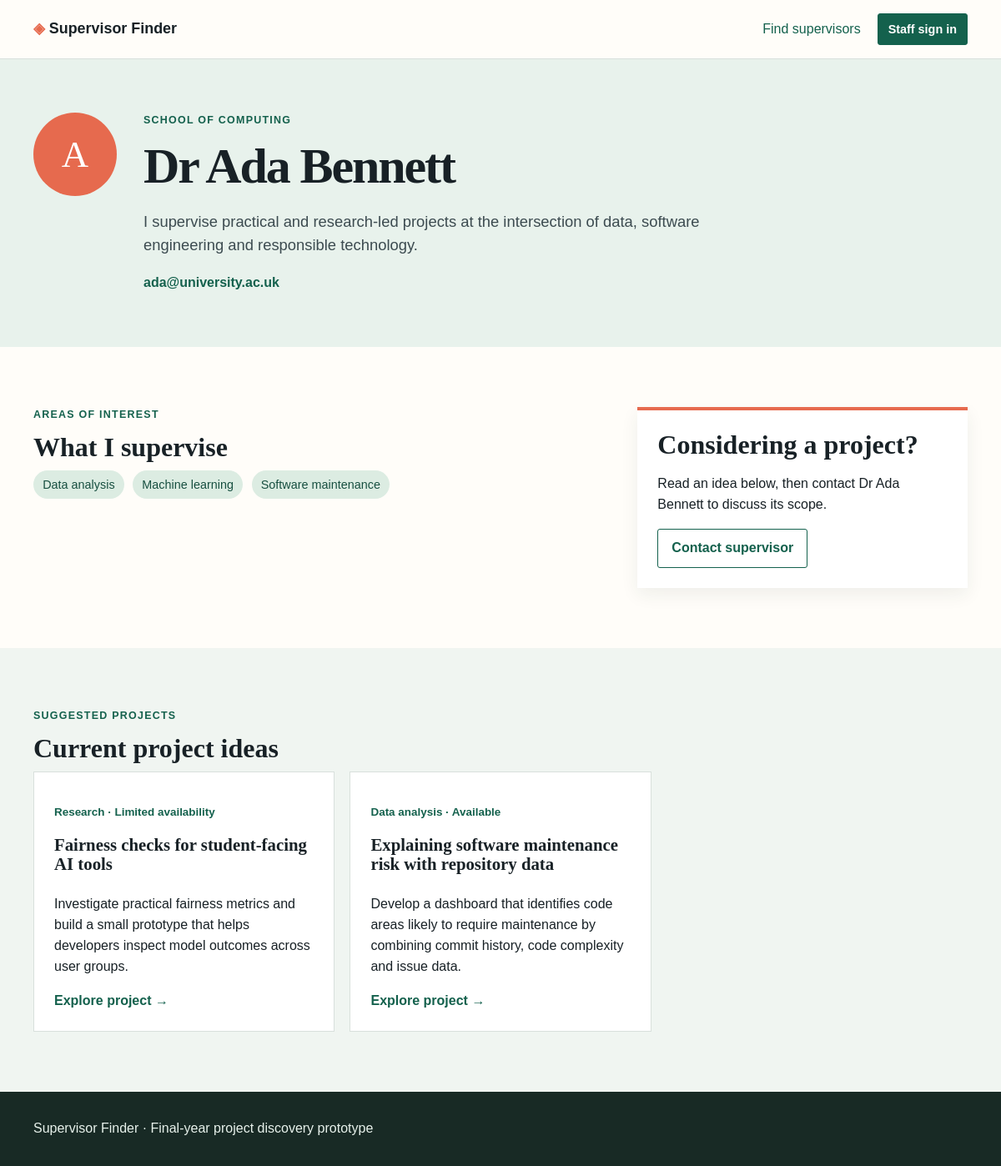
Page /staff/1 on the committed database.
### tables this page shows
CREATE TABLE staff (
  id INTEGER PRIMARY KEY AUTOINCREMENT,
  full_name TEXT NOT NULL,
  email TEXT NOT NULL UNIQUE,
  password TEXT NOT NULL,
  department TEXT NOT NULL,
  bio TEXT NOT NULL
);

CREATE TABLE interests (
  id INTEGER PRIMARY KEY AUTOINCREMENT,
  staff_id INTEGER NOT NULL,
  name TEXT NOT NULL,
  FOREIGN KEY (staff_id) REFERENCES staff(id) ON DELETE CASCADE,
  UNIQUE(staff_id, name)
);

CREATE TABLE projects (
  id INTEGER PRIMARY KEY AUTOINCREMENT,
  staff_id INTEGER NOT NULL,
  title TEXT NOT NULL,
  summary TEXT NOT NULL,
  skills TEXT NOT NULL,
  project_type TEXT NOT NULL,
  availability TEXT NOT NULL,
  FOREIGN KEY (staff_id) REFERENCES staff(id) ON DELETE CASCADE
);

### app.py (the view)
    @app.route("/staff/<int:staff_id>")
    def staff_profile(staff_id):
        db = get_db()
        staff = db.execute("SELECT * FROM staff WHERE id = ?", (staff_id,)).fetchone()
        if staff is None:
            abort(404)
        interests = db.execute("SELECT * FROM interests WHERE staff_id = ? ORDER BY name", (staff_id,)).fetchall()
        projects = db.execute("SELECT * FROM projects WHERE staff_id = ? ORDER BY id DESC", (staff_id,)).fetchall()
        return render_template("staff_profile.html", staff=staff, interests=interests, projects=projects)

### templates/staff_profile.html (shortened to what this page needs)
{% extends 'base.html' %}
{% block content %}
<section class="profile-hero"><div class="container profile-layout"><div class="avatar avatar-large" aria-hidden="true">{{ staff.full_name[3] }}</div><div><p class="eyebrow">{{ staff.department }}</p><h1>{{ staff.full_name }}</h1><p class="lead">{{ staff.bio }}</p><a class="text-link" href="mailto:{{ staff.email }}">{{ staff.email }}</a></div></div></section>
<section class="container section two-column"><div><p class="eyebrow">Areas of interest</p><h2>What I supervise</h2><div class="tag-list">{% for interest in interests %}<a class="tag tag-link" href="{{ url_for('staff_directory', interest=interest.name) }}">{{ interest.name }}</a>{% endfor %}</div></div><aside class="contact-box"><h2>Considering a project?</h2><p>Read an idea below, then contact {{ staff.full_name }} to discuss its scope.</p><a class="button button-outline" href="mailto:{{ staff.email }}">Contact supervisor</a></aside></section>
<section class="section section-tint"><div class="container"><p class="eyebrow">Suggested projects</p><h2>Current project ideas</h2><div class="card-grid">{% for project in projects %}<article class="card"><p class="card-meta">{{ project.project_type }} · <span class="availability">{{ project.availability }}</span></p><h3><a href="{{ url_for('project_detail', project_id=project.id) }}">{{ project.title }}</a></h3><p>{{ project.summary }}</p><a class="text-link" href="{{ url_for('project_detail', project_id=project.id) }}">Explore project →</a></article>{% else %}<div class="empty-state"><p>No project ideas have been published yet.</p></div>{% endfor %}</div></div></section>
{% endblock %}

### static/style.css (style rules this page uses)
:root { --ink:#182126; --muted:#5f6c73; --paper:#fffdf9; --tint:#f0f5f1; --line:#d8e0dc; --green:#14614d; --green-dark:#0d4b3b; --coral:#e66a4e; --focus:#ffca55; }
* { box-sizing:border-box; }
body { margin:0; color:var(--ink); background:var(--paper); font:16px/1.55 Arial, Helvetica, sans-serif; }
h1,h2,h3 { font-family:Georgia, 'Times New Roman', serif; line-height:1.12; margin:0 0 .55rem; }
h1 { font-size:clamp(2.3rem,5vw,4.8rem); letter-spacing:-.035em; }
h2 { font-size:2rem; }
h3 { font-size:1.3rem; }
a { color:var(--green); }
.container { width:min(1120px,calc(100% - 2.5rem)); margin:auto; }
.eyebrow { color:var(--green); font-size:.78rem; font-weight:700; letter-spacing:.1em; text-transform:uppercase; margin:0 0 .75rem; }
.lead { color:#3c4b50; font-size:1.15rem; max-width:680px; }
.button { display:inline-flex; justify-content:center; align-items:center; min-height:44px; padding:.65rem 1rem; border:1px solid var(--green); border-radius:3px; color:#fff; background:var(--green); font-weight:700; text-decoration:none; }
.button-outline { background:transparent; color:var(--green); }
.section { padding:4.5rem 0; }
.section-tint { background:var(--tint); }
.tag-list,.managed-tags { display:flex; flex-wrap:wrap; gap:.65rem; }
.tag { display:inline-flex; align-items:center; gap:.25rem; padding:.35rem .7rem; border-radius:100px; background:#dcece2; color:#174f40; font-size:.9rem; }
.tag-link { text-decoration:none; }
.card-grid { display:grid; grid-template-columns:repeat(3,1fr); gap:1.15rem; }
.card { display:flex; flex-direction:column; align-items:flex-start; padding:1.5rem; border:1px solid var(--line); background:#fff; }
.card h2,.card h3 { margin-top:.2rem; }
.card h2 a,.card h3 a { color:var(--ink); text-decoration:none; }
.card-meta { margin:0 0:.4rem; color:var(--green); font-size:.84rem; font-weight:700; }
.text-link { margin-top:auto; font-weight:700; text-decoration:none; }
.page-heading,.profile-hero { padding:4rem 0; background:#e8f2ec; }
.avatar { display:flex; align-items:center; justify-content:center; width:48px; height:48px; margin-bottom:1rem; border-radius:50%; background:var(--coral); color:#fff; font:1.4rem Georgia,serif; }
.avatar-large { width:100px; height:100px; margin:0; font-size:2.8rem; }
.profile-layout,.two-column { display:grid; grid-template-columns:auto 1fr; gap:2rem; align-items:start; }
.two-column { grid-template-columns:1.4fr .8fr; }
.contact-box { padding:1.5rem; background:#fff; border-top:4px solid var(--coral); box-shadow:0 8px 20px rgba(30,50,42,.07); }

### rows in the picture
staff: full_name "A", department "SCHOOL OF COMPUTING", full_name "Dr Ada Bennett", bio "I supervise practical and research-led projects at the intersection of data, software engineering and responsible technology.", email "ada@university.ac.uk"
interests: name "Data analysis"
interests: name "Machine learning"
interests: name "Software maintenance"
projects: project_type "Research", availability "Limited availability", title "Fairness checks for student-facing AI tools", summary "Investigate practical fairness metrics and build a small prototype that helps developers inspect model outcomes across user groups."
projects: project_type "Data analysis", availability "Available", title "Explaining software maintenance risk with repository data", summary "Develop a dashboard that identifies code areas likely to require maintenance by combining commit history, code complexity and issue data."
